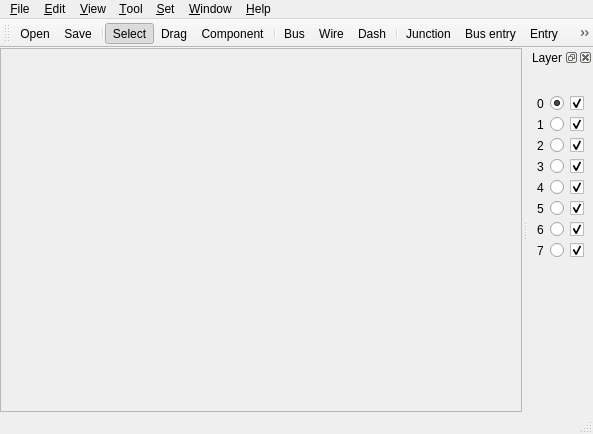
<?xml version="1.0" encoding="UTF-8"?>
<ui version="4.0">
 <class>ApplicationWindow</class>
 <widget class="QMainWindow" name="ApplicationWindow">
  <property name="geometry">
   <rect>
    <x>0</x>
    <y>0</y>
    <width>593</width>
    <height>434</height>
   </rect>
  </property>
  <property name="windowTitle">
   <string>[*] Qt BSch3V Modified</string>
  </property>
  <property name="windowIcon">
   <iconset resource="images.qrc">
    <normaloff>:/images/xbschicon.png</normaloff>:/images/xbschicon.png</iconset>
  </property>
  <property name="iconSize">
   <size>
    <width>16</width>
    <height>16</height>
   </size>
  </property>
  <property name="documentMode">
   <bool>true</bool>
  </property>
  <property name="unifiedTitleAndToolBarOnMac">
   <bool>true</bool>
  </property>
  <widget class="QWidget" name="centralwidget">
   <layout class="QVBoxLayout" name="verticalLayout">
    <property name="leftMargin">
     <number>0</number>
    </property>
    <property name="topMargin">
     <number>0</number>
    </property>
    <property name="rightMargin">
     <number>0</number>
    </property>
    <property name="bottomMargin">
     <number>0</number>
    </property>
    <item>
     <widget class="QScrollArea" name="scrollArea">
      <property name="widgetResizable">
       <bool>true</bool>
      </property>
      <widget class="SXBSchView" name="xbschview">
       <property name="geometry">
        <rect>
         <x>0</x>
         <y>0</y>
         <width>503</width>
         <height>361</height>
        </rect>
       </property>
      </widget>
     </widget>
    </item>
   </layout>
  </widget>
  <widget class="QMenuBar" name="menubar">
   <property name="geometry">
    <rect>
     <x>0</x>
     <y>0</y>
     <width>593</width>
     <height>22</height>
    </rect>
   </property>
   <widget class="QMenu" name="menu_File">
    <property name="title">
     <string>&amp;File</string>
    </property>
    <addaction name="action_New"/>
    <addaction name="action_Open"/>
    <addaction name="actionSave"/>
    <addaction name="actionSave_as"/>
    <addaction name="separator"/>
    <addaction name="action_Export_image"/>
    <addaction name="action_Print"/>
    <addaction name="actionP_rint_Option"/>
    <addaction name="separator"/>
    <addaction name="action_Close"/>
    <addaction name="action_Quit"/>
   </widget>
   <widget class="QMenu" name="menu_Edit">
    <property name="title">
     <string>&amp;Edit</string>
    </property>
    <widget class="QMenu" name="menu_Layer">
     <property name="title">
      <string>&amp;Layer</string>
     </property>
     <addaction name="actionSetup_Layer"/>
     <addaction name="actionDarken_non_Active_Layer"/>
     <addaction name="separator"/>
     <addaction name="actionMove_to_Layer_0"/>
     <addaction name="actionMove_to_Layer_1"/>
     <addaction name="actionMove_to_Layer_2"/>
     <addaction name="actionMove_to_Layer_3"/>
     <addaction name="actionMove_to_Layer_4"/>
     <addaction name="actionMove_to_Layer_5"/>
     <addaction name="actionMove_to_Layer_6"/>
     <addaction name="actionMove_to_Layer_7"/>
    </widget>
    <addaction name="action_Undo"/>
    <addaction name="action_Cut"/>
    <addaction name="action_Copy"/>
    <addaction name="action_Paste"/>
    <addaction name="action_Delete"/>
    <addaction name="separator"/>
    <addaction name="action_Attribute"/>
    <addaction name="action_Mirror"/>
    <addaction name="action_Rotate"/>
    <addaction name="separator"/>
    <addaction name="menu_Layer"/>
   </widget>
   <widget class="QMenu" name="menu_View">
    <property name="title">
     <string>&amp;View</string>
    </property>
    <addaction name="action_Refresh"/>
    <addaction name="separator"/>
    <addaction name="actionZoom_In"/>
    <addaction name="actionZoom_Out"/>
    <addaction name="separator"/>
    <addaction name="action_Grid"/>
   </widget>
   <widget class="QMenu" name="menu_Tool">
    <property name="title">
     <string>&amp;Tool</string>
    </property>
    <addaction name="action_Select"/>
    <addaction name="action_Drag"/>
    <addaction name="action_Component"/>
    <addaction name="separator"/>
    <addaction name="action_Bus"/>
    <addaction name="action_Wire"/>
    <addaction name="actionD_ash"/>
    <addaction name="separator"/>
    <addaction name="action_Junction"/>
    <addaction name="actionB_us_entry"/>
    <addaction name="action_Entry"/>
    <addaction name="separator"/>
    <addaction name="action_Tag"/>
    <addaction name="action_Label"/>
    <addaction name="actionC_omment"/>
   </widget>
   <widget class="QMenu" name="menu_Set">
    <property name="title">
     <string>&amp;Set</string>
    </property>
    <addaction name="actionSheet_size"/>
    <addaction name="actionS_nap"/>
    <addaction name="separator"/>
    <addaction name="actionLibrary"/>
    <addaction name="action_Default_comment_font"/>
    <addaction name="actionL_abel_Font"/>
   </widget>
   <widget class="QMenu" name="menu_Window">
    <property name="title">
     <string>&amp;Window</string>
    </property>
   </widget>
   <widget class="QMenu" name="menu_help">
    <property name="title">
     <string>&amp;Help</string>
    </property>
    <addaction name="actionAbout_QtBSch3V_Modified"/>
    <addaction name="actionAbout_Qt"/>
    <addaction name="actionVisit_StorkLab_webpage"/>
   </widget>
   <addaction name="menu_File"/>
   <addaction name="menu_Edit"/>
   <addaction name="menu_View"/>
   <addaction name="menu_Tool"/>
   <addaction name="menu_Set"/>
   <addaction name="menu_Window"/>
   <addaction name="menu_help"/>
  </widget>
  <widget class="QStatusBar" name="statusbar"/>
  <widget class="QToolBar" name="toolBar">
   <property name="windowTitle">
    <string>toolBar</string>
   </property>
   <property name="iconSize">
    <size>
     <width>16</width>
     <height>16</height>
    </size>
   </property>
   <attribute name="toolBarArea">
    <enum>TopToolBarArea</enum>
   </attribute>
   <attribute name="toolBarBreak">
    <bool>false</bool>
   </attribute>
   <addaction name="action_Open"/>
   <addaction name="actionSave"/>
   <addaction name="separator"/>
   <addaction name="action_Select"/>
   <addaction name="action_Drag"/>
   <addaction name="action_Component"/>
   <addaction name="separator"/>
   <addaction name="action_Bus"/>
   <addaction name="action_Wire"/>
   <addaction name="actionD_ash"/>
   <addaction name="separator"/>
   <addaction name="action_Junction"/>
   <addaction name="actionB_us_entry"/>
   <addaction name="action_Entry"/>
   <addaction name="separator"/>
   <addaction name="action_Tag"/>
   <addaction name="action_Label"/>
   <addaction name="actionC_omment"/>
  </widget>
  <widget class="QDockWidget" name="layerSetting">
   <property name="windowTitle">
    <string>Layer</string>
   </property>
   <attribute name="dockWidgetArea">
    <number>2</number>
   </attribute>
   <widget class="QWidget" name="dockWidgetContents">
    <layout class="QGridLayout" name="gridLayout">
     <item row="2" column="0">
      <widget class="QLabel" name="layerLabel1">
       <property name="text">
        <string>1</string>
       </property>
      </widget>
     </item>
     <item row="2" column="1">
      <widget class="QRadioButton" name="layerSelect1">
       <property name="text">
        <string/>
       </property>
       <property name="checked">
        <bool>false</bool>
       </property>
      </widget>
     </item>
     <item row="2" column="2">
      <widget class="QCheckBox" name="layerEnable1">
       <property name="text">
        <string/>
       </property>
       <property name="checked">
        <bool>true</bool>
       </property>
      </widget>
     </item>
     <item row="3" column="0">
      <widget class="QLabel" name="layerLabel2">
       <property name="text">
        <string>2</string>
       </property>
      </widget>
     </item>
     <item row="3" column="1">
      <widget class="QRadioButton" name="layerSelect2">
       <property name="text">
        <string/>
       </property>
      </widget>
     </item>
     <item row="3" column="2">
      <widget class="QCheckBox" name="layerEnable2">
       <property name="text">
        <string/>
       </property>
       <property name="checked">
        <bool>true</bool>
       </property>
      </widget>
     </item>
     <item row="4" column="0">
      <widget class="QLabel" name="layerLabel3">
       <property name="text">
        <string>3</string>
       </property>
      </widget>
     </item>
     <item row="4" column="1">
      <widget class="QRadioButton" name="layerSelect3">
       <property name="text">
        <string/>
       </property>
      </widget>
     </item>
     <item row="4" column="2">
      <widget class="QCheckBox" name="layerEnable3">
       <property name="text">
        <string/>
       </property>
       <property name="checked">
        <bool>true</bool>
       </property>
      </widget>
     </item>
     <item row="5" column="0">
      <widget class="QLabel" name="layerLabel4">
       <property name="text">
        <string>4</string>
       </property>
      </widget>
     </item>
     <item row="5" column="1">
      <widget class="QRadioButton" name="layerSelect4">
       <property name="text">
        <string/>
       </property>
      </widget>
     </item>
     <item row="5" column="2">
      <widget class="QCheckBox" name="layerEnable4">
       <property name="text">
        <string/>
       </property>
       <property name="checked">
        <bool>true</bool>
       </property>
      </widget>
     </item>
     <item row="6" column="0">
      <widget class="QLabel" name="layerLabel5">
       <property name="text">
        <string>5</string>
       </property>
      </widget>
     </item>
     <item row="6" column="1">
      <widget class="QRadioButton" name="layerSelect5">
       <property name="text">
        <string/>
       </property>
      </widget>
     </item>
     <item row="6" column="2">
      <widget class="QCheckBox" name="layerEnable5">
       <property name="text">
        <string/>
       </property>
       <property name="checked">
        <bool>true</bool>
       </property>
      </widget>
     </item>
     <item row="7" column="0">
      <widget class="QLabel" name="layerLabel6">
       <property name="text">
        <string>6</string>
       </property>
      </widget>
     </item>
     <item row="7" column="1">
      <widget class="QRadioButton" name="layerSelect6">
       <property name="text">
        <string/>
       </property>
      </widget>
     </item>
     <item row="7" column="2">
      <widget class="QCheckBox" name="layerEnable6">
       <property name="text">
        <string/>
       </property>
       <property name="checked">
        <bool>true</bool>
       </property>
      </widget>
     </item>
     <item row="8" column="0">
      <widget class="QLabel" name="layerLabel7">
       <property name="text">
        <string>7</string>
       </property>
      </widget>
     </item>
     <item row="8" column="1">
      <widget class="QRadioButton" name="layerSelect7">
       <property name="text">
        <string/>
       </property>
      </widget>
     </item>
     <item row="8" column="2">
      <widget class="QCheckBox" name="layerEnable7">
       <property name="text">
        <string/>
       </property>
       <property name="checked">
        <bool>true</bool>
       </property>
      </widget>
     </item>
     <item row="9" column="0" colspan="3">
      <spacer name="verticalSpacer">
       <property name="orientation">
        <enum>Qt::Vertical</enum>
       </property>
       <property name="sizeHint" stdset="0">
        <size>
         <width>20</width>
         <height>40</height>
        </size>
       </property>
      </spacer>
     </item>
     <item row="0" column="1">
      <widget class="QLabel" name="label">
       <property name="text">
        <string/>
       </property>
       <property name="pixmap">
        <pixmap resource="images.qrc">:/images/editmark.png</pixmap>
       </property>
      </widget>
     </item>
     <item row="0" column="2">
      <widget class="QLabel" name="label_2">
       <property name="text">
        <string/>
       </property>
       <property name="pixmap">
        <pixmap resource="images.qrc">:/images/viewmark.png</pixmap>
       </property>
      </widget>
     </item>
     <item row="1" column="0">
      <widget class="QLabel" name="label_3">
       <property name="text">
        <string>0</string>
       </property>
      </widget>
     </item>
     <item row="1" column="1">
      <widget class="QRadioButton" name="layerSelect0">
       <property name="text">
        <string/>
       </property>
       <property name="checked">
        <bool>true</bool>
       </property>
      </widget>
     </item>
     <item row="1" column="2">
      <widget class="QCheckBox" name="layerEnable0">
       <property name="text">
        <string/>
       </property>
       <property name="checked">
        <bool>true</bool>
       </property>
      </widget>
     </item>
    </layout>
   </widget>
  </widget>
  <action name="action_New">
   <property name="text">
    <string>&amp;New</string>
   </property>
  </action>
  <action name="action_Open">
   <property name="icon">
    <iconset resource="images.qrc">
     <normaloff>:/images/fileopen.png</normaloff>:/images/fileopen.png</iconset>
   </property>
   <property name="text">
    <string>&amp;Open...</string>
   </property>
   <property name="iconVisibleInMenu">
    <bool>false</bool>
   </property>
  </action>
  <action name="actionSave">
   <property name="icon">
    <iconset resource="images.qrc">
     <normaloff>:/images/filesave.png</normaloff>:/images/filesave.png</iconset>
   </property>
   <property name="text">
    <string>Save</string>
   </property>
   <property name="iconVisibleInMenu">
    <bool>false</bool>
   </property>
  </action>
  <action name="actionSave_as">
   <property name="text">
    <string>Save &amp;as...</string>
   </property>
  </action>
  <action name="action_Export_image">
   <property name="text">
    <string>&amp;Export image...</string>
   </property>
  </action>
  <action name="action_Print">
   <property name="icon">
    <iconset resource="images.qrc">
     <normaloff>:/images/fileprint.png</normaloff>:/images/fileprint.png</iconset>
   </property>
   <property name="text">
    <string>&amp;Print...</string>
   </property>
   <property name="iconVisibleInMenu">
    <bool>false</bool>
   </property>
  </action>
  <action name="actionP_rint_Option">
   <property name="text">
    <string>P&amp;rint Option...</string>
   </property>
  </action>
  <action name="action_Close">
   <property name="text">
    <string>&amp;Close</string>
   </property>
  </action>
  <action name="action_Quit">
   <property name="text">
    <string>&amp;Quit</string>
   </property>
  </action>
  <action name="action_Undo">
   <property name="text">
    <string>&amp;Undo</string>
   </property>
  </action>
  <action name="action_Cut">
   <property name="text">
    <string>Cu&amp;t</string>
   </property>
  </action>
  <action name="action_Copy">
   <property name="text">
    <string>&amp;Copy</string>
   </property>
  </action>
  <action name="action_Paste">
   <property name="text">
    <string>&amp;Paste</string>
   </property>
  </action>
  <action name="action_Delete">
   <property name="text">
    <string>&amp;Delete</string>
   </property>
   <property name="shortcut">
    <string>Backspace</string>
   </property>
  </action>
  <action name="action_Attribute">
   <property name="text">
    <string>&amp;Attribute</string>
   </property>
   <property name="shortcut">
    <string>Ctrl+A</string>
   </property>
  </action>
  <action name="action_Mirror">
   <property name="text">
    <string>&amp;Mirror</string>
   </property>
   <property name="shortcut">
    <string>Ctrl+M</string>
   </property>
  </action>
  <action name="action_Rotate">
   <property name="text">
    <string>&amp;Rotate</string>
   </property>
   <property name="shortcut">
    <string>Ctrl+R</string>
   </property>
  </action>
  <action name="action_Refresh">
   <property name="text">
    <string>&amp;Refresh</string>
   </property>
  </action>
  <action name="actionZoom_In">
   <property name="text">
    <string>Zoom &amp;In</string>
   </property>
  </action>
  <action name="actionZoom_Out">
   <property name="text">
    <string>Zoom Out</string>
   </property>
  </action>
  <action name="action_Grid">
   <property name="checkable">
    <bool>true</bool>
   </property>
   <property name="checked">
    <bool>true</bool>
   </property>
   <property name="text">
    <string>&amp;Grid</string>
   </property>
  </action>
  <action name="action_Select">
   <property name="checkable">
    <bool>true</bool>
   </property>
   <property name="checked">
    <bool>true</bool>
   </property>
   <property name="icon">
    <iconset resource="images.qrc">
     <normaloff>:/images/toolselect.png</normaloff>:/images/toolselect.png</iconset>
   </property>
   <property name="text">
    <string>&amp;Select</string>
   </property>
   <property name="shortcut">
    <string>Esc</string>
   </property>
  </action>
  <action name="action_Drag">
   <property name="checkable">
    <bool>true</bool>
   </property>
   <property name="icon">
    <iconset resource="images.qrc">
     <normaloff>:/images/tooldrag.png</normaloff>:/images/tooldrag.png</iconset>
   </property>
   <property name="text">
    <string>&amp;Drag</string>
   </property>
   <property name="shortcut">
    <string>R</string>
   </property>
  </action>
  <action name="action_Component">
   <property name="checkable">
    <bool>true</bool>
   </property>
   <property name="icon">
    <iconset resource="images.qrc">
     <normaloff>:/images/toolcomp.png</normaloff>:/images/toolcomp.png</iconset>
   </property>
   <property name="text">
    <string>&amp;Component</string>
   </property>
   <property name="shortcut">
    <string>P</string>
   </property>
  </action>
  <action name="action_Bus">
   <property name="checkable">
    <bool>true</bool>
   </property>
   <property name="icon">
    <iconset resource="images.qrc">
     <normaloff>:/images/toolbus.png</normaloff>:/images/toolbus.png</iconset>
   </property>
   <property name="text">
    <string>&amp;Bus</string>
   </property>
   <property name="shortcut">
    <string>B</string>
   </property>
  </action>
  <action name="action_Wire">
   <property name="checkable">
    <bool>true</bool>
   </property>
   <property name="icon">
    <iconset resource="images.qrc">
     <normaloff>:/images/toolwire.png</normaloff>:/images/toolwire.png</iconset>
   </property>
   <property name="text">
    <string>&amp;Wire</string>
   </property>
   <property name="shortcut">
    <string>W</string>
   </property>
  </action>
  <action name="actionD_ash">
   <property name="checkable">
    <bool>true</bool>
   </property>
   <property name="icon">
    <iconset resource="images.qrc">
     <normaloff>:/images/tooldash.png</normaloff>:/images/tooldash.png</iconset>
   </property>
   <property name="text">
    <string>D&amp;ash</string>
   </property>
   <property name="shortcut">
    <string>D</string>
   </property>
  </action>
  <action name="action_Junction">
   <property name="checkable">
    <bool>true</bool>
   </property>
   <property name="icon">
    <iconset resource="images.qrc">
     <normaloff>:/images/tooljunc.png</normaloff>:/images/tooljunc.png</iconset>
   </property>
   <property name="text">
    <string>&amp;Junction</string>
   </property>
   <property name="shortcut">
    <string>J</string>
   </property>
  </action>
  <action name="actionB_us_entry">
   <property name="checkable">
    <bool>true</bool>
   </property>
   <property name="icon">
    <iconset resource="images.qrc">
     <normaloff>:/images/toolbent.png</normaloff>:/images/toolbent.png</iconset>
   </property>
   <property name="text">
    <string>B&amp;us entry</string>
   </property>
   <property name="shortcut">
    <string>N</string>
   </property>
  </action>
  <action name="action_Entry">
   <property name="checkable">
    <bool>true</bool>
   </property>
   <property name="icon">
    <iconset resource="images.qrc">
     <normaloff>:/images/toolent.png</normaloff>:/images/toolent.png</iconset>
   </property>
   <property name="text">
    <string>&amp;Entry</string>
   </property>
   <property name="shortcut">
    <string>E</string>
   </property>
  </action>
  <action name="action_Tag">
   <property name="checkable">
    <bool>true</bool>
   </property>
   <property name="icon">
    <iconset resource="images.qrc">
     <normaloff>:/images/tooltag.png</normaloff>:/images/tooltag.png</iconset>
   </property>
   <property name="text">
    <string>&amp;Tag</string>
   </property>
   <property name="shortcut">
    <string>T</string>
   </property>
  </action>
  <action name="action_Label">
   <property name="checkable">
    <bool>true</bool>
   </property>
   <property name="icon">
    <iconset resource="images.qrc">
     <normaloff>:/images/toollabel.png</normaloff>:/images/toollabel.png</iconset>
   </property>
   <property name="text">
    <string>&amp;Label</string>
   </property>
   <property name="shortcut">
    <string>L</string>
   </property>
  </action>
  <action name="actionC_omment">
   <property name="checkable">
    <bool>true</bool>
   </property>
   <property name="icon">
    <iconset resource="images.qrc">
     <normaloff>:/images/toolcmnt.png</normaloff>:/images/toolcmnt.png</iconset>
   </property>
   <property name="text">
    <string>C&amp;omment</string>
   </property>
   <property name="shortcut">
    <string>C</string>
   </property>
  </action>
  <action name="actionSheet_size">
   <property name="text">
    <string>&amp;Sheet Size...</string>
   </property>
  </action>
  <action name="actionS_nap">
   <property name="checkable">
    <bool>true</bool>
   </property>
   <property name="checked">
    <bool>true</bool>
   </property>
   <property name="text">
    <string>S&amp;nap</string>
   </property>
  </action>
  <action name="actionLibrary">
   <property name="text">
    <string>&amp;Library...</string>
   </property>
  </action>
  <action name="action_Default_comment_font">
   <property name="text">
    <string>&amp;Default Comment font...</string>
   </property>
  </action>
  <action name="actionL_abel_Font">
   <property name="text">
    <string>L&amp;abel Font...</string>
   </property>
  </action>
  <action name="actionAbout_QtBSch3V_Modified">
   <property name="text">
    <string>About QtBSch3V Modified...</string>
   </property>
  </action>
  <action name="actionAbout_Qt">
   <property name="text">
    <string>About Qt</string>
   </property>
  </action>
  <action name="actionVisit_StorkLab_webpage">
   <property name="text">
    <string>Visit StorkLab webpage</string>
   </property>
  </action>
  <action name="actionSetup_Layer">
   <property name="text">
    <string>Setup Layer</string>
   </property>
  </action>
  <action name="actionDarken_non_Active_Layer">
   <property name="checkable">
    <bool>true</bool>
   </property>
   <property name="text">
    <string>Darken non Active Layer</string>
   </property>
  </action>
  <action name="actionMove_to_Layer_1">
   <property name="text">
    <string>Move to Layer 1</string>
   </property>
  </action>
  <action name="actionMove_to_Layer_2">
   <property name="text">
    <string>Move to Layer 2</string>
   </property>
  </action>
  <action name="actionMove_to_Layer_3">
   <property name="text">
    <string>Move to Layer 3</string>
   </property>
  </action>
  <action name="actionMove_to_Layer_4">
   <property name="text">
    <string>Move to Layer 4</string>
   </property>
  </action>
  <action name="actionMove_to_Layer_5">
   <property name="text">
    <string>Move to Layer 5</string>
   </property>
  </action>
  <action name="actionMove_to_Layer_6">
   <property name="text">
    <string>Move to Layer 6</string>
   </property>
  </action>
  <action name="actionMove_to_Layer_7">
   <property name="text">
    <string>Move to Layer 7</string>
   </property>
  </action>
  <action name="actionMove_to_Layer_0">
   <property name="text">
    <string>Move to Layer 0</string>
   </property>
  </action>
 </widget>
 <customwidgets>
  <customwidget>
   <class>SXBSchView</class>
   <extends>QWidget</extends>
   <header>xbschview.h</header>
   <container>1</container>
  </customwidget>
 </customwidgets>
 <resources>
  <include location="images.qrc"/>
 </resources>
 <connections>
  <connection>
   <sender>actionSetup_Layer</sender>
   <signal>triggered()</signal>
   <receiver>layerSetting</receiver>
   <slot>show()</slot>
   <hints>
    <hint type="sourcelabel">
     <x>-1</x>
     <y>-1</y>
    </hint>
    <hint type="destinationlabel">
     <x>442</x>
     <y>206</y>
    </hint>
   </hints>
  </connection>
  <connection>
   <sender>action_Close</sender>
   <signal>triggered()</signal>
   <receiver>ApplicationWindow</receiver>
   <slot>close()</slot>
   <hints>
    <hint type="sourcelabel">
     <x>-1</x>
     <y>-1</y>
    </hint>
    <hint type="destinationlabel">
     <x>267</x>
     <y>192</y>
    </hint>
   </hints>
  </connection>
 </connections>
</ui>
